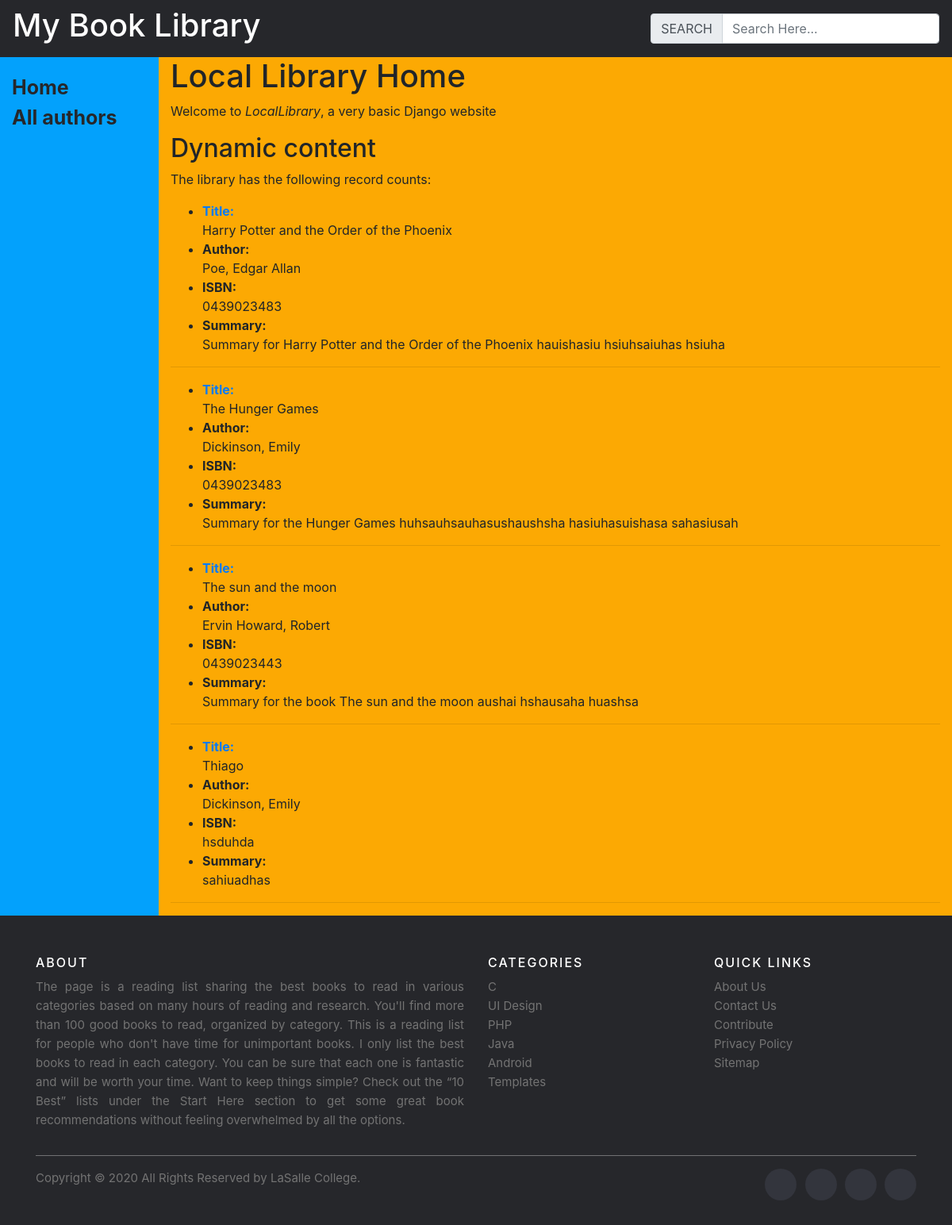
The page / on the database its author committed.
### mylibraray/models.py (models this page shows, shortened)
class Book(models.Model):
    title = models.CharField(max_length=200)
    author = models.ForeignKey(Author, on_delete=models.CASCADE)
    summary = models.TextField()
    isbn = models.CharField(max_length=13)
    genre = models.ManyToManyField(Genre)
    class Meta:
        ordering = ['title']

class Author(models.Model):
    firstName = models.CharField(max_length=200)
    lastName = models.CharField(max_length=200)
    birthDate = models.DateTimeField(default=timezone.now)
    def __str__(self) -> str:
        return self.lastName+ ', ' + self.firstName

### mylibraray/views.py (the view)
# urls.py: path('', views.home, name="book-home"),
def home(request):
    return render(request, 'mylibraray/index.html', {'books' : Book.objects.all() ,'title' : 'Home'})

### mylibraray/templates/mylibraray/index.html
{% extends "mylibraray/base_generic.html" %} {% block content %}
<h1>Local Library Home</h1>
<p>Welcome to <em>LocalLibrary</em>, a very basic Django website</p>
<h2>Dynamic content</h2>
<p>The library has the following record counts:</p>
{% for book in books %}
<ul>
  <li><strong><a href="bookDetails/{{book.id}}/">Title:</a></strong> <br />{{book.title}}</li>
  <li><strong>Author:</strong> <br />{{book.author}}</li>
  <li><strong>ISBN:</strong> <br />{{book.isbn}}</li>
  <li>
    <strong>Summary:</strong> <br />
    {{book.summary}}
  </li>
</ul>
<hr />
{% endfor %}
{% endblock %}

### mylibraray/templates/mylibraray/base_generic.html (shortened to what this page needs)
{% load static %}
<!DOCTYPE html>
<html lang="en">
<head>
    <link rel="stylesheet" href="https://cdn.jsdelivr.net/npm/bootstrap@4.5.3/dist/css/bootstrap.min.css">
  <link rel="stylesheet" type="text/css" href="{% static 'styles.css'%}" />
</head>
<body>
	<nav class="navbar navbar-light" style="background-color: #26272b; color:#fff;">
		<h1>My Book Library</h1>
		<form class="form-inline">
			<div class="input-group">
			  <div class="input-group-prepend">
				<span class="input-group-text" id="basic-addon1">SEARCH</span>
			  </div>
			  <input type="text" class="form-control" placeholder="Search Here..." aria-label="Username" aria-describedby="basic-addon1">
			</div>
		</form>
	</nav>
  <div class="container-fluid" style="background-color:#03a1fc;" id="nav-bar">
    <div class="row">
      <div class="col-sm-2">
      <ul class="sidebar-nav">
          <li><a href='{% url "book-home" %}'>Home</a></li>
          <li><a href='{% url "book-authors" %}'>All authors</a></li>
      </ul>
      </div>
      <div class="col-sm-10 " style="background-color:#fca903;" id="main-bar">
      {% block content %}{% endblock %}
      </div>
    </div>
  </div>
		<footer class="site-footer">
		  <div class="container">
			<div class="row">
			  <div class="col-sm-12 col-md-6">
				<h6>About</h6>
				<p class="text-justify">
					The page is a reading list sharing the best books to read in various categories based on many hours of reading and research. You'll find more than 100 good books to read, organized by category.
					This is a reading list for people who don't have time for unimportant books. I only list the best books to read in each category. You can be sure that each one is fantastic and will be worth your time.
					Want to keep things simple? Check out the “10 Best” lists under the Start Here section to get some great book recommendations without feeling overwhelmed by all the options.
				</p>
			  </div>
			  <div class="col-xs-6 col-md-3">
				<h6>Categories</h6>
				<ul class="footer-links">
				  <li><a href="http://scanfcode.com/category/c-language/">C</a></li>
				  <li><a href="http://scanfcode.com/category/front-end-development/">UI Design</a></li>
				  <li><a href="http://scanfcode.com/category/back-end-development/">PHP</a></li>
				  <li><a href="http://scanfcode.com/category/java-programming-language/">Java</a></li>
				  <li><a href="http://scanfcode.com/category/android/">Android</a></li>
				  <li><a href="http://scanfcode.com/category/templates/">Templates</a></li>
				</ul>
			  </div>
			  <div class="col-xs-6 col-md-3">
				<h6>Quick Links</h6>
				<ul class="footer-links">
				  <li><a href="http://scanfcode.com/about/">About Us</a></li>
				  <li><a href="http://scanfcode.com/contact/">Contact Us</a></li>
				  <li><a href="http://scanfcode.com/contribute-at-scanfcode/">Contribute</a></li>
				  <li><a href="http://scanfcode.com/privacy-policy/">Privacy Policy</a></li>
				  <li><a href="http://scanfcode.com/sitemap/">Sitemap</a></li>
				</ul>
			  </div>
			</div>
			<hr>
		  </div>
		  <div class="container">
			<div class="row">
			  <div class="col-md-8 col-sm-6 col-xs-12">
				<p class="copyright-text">Copyright &copy; 2020 All Rights Reserved by
			 <a href="#">LaSalle College</a>.
				</p>
			  </div>
			  <div class="col-md-4 col-sm-6 col-xs-12">
				<ul class="social-icons">
				  <li><a class="facebook" href="#"></a></li>
				  <li><a class="twitter" href="#"></a></li>
				  <li><a class="dribbble" href="#"></a></li>
				  <li><a class="linkedin" href="#"></a></li>
				</ul>
			  </div>
			</div>
		  </div>
	</footer>
</body>
</html>

### mylibraray/static/styles.css (style rules this page uses)
.sidebar-nav { margin-top: 20px; padding: 0; list-style: none; color:#fca903; }
.sidebar-nav a { color:#26272b; font-size:25px; font-weight:bold; text-decoration:none; }
.site-footer { background-color:#26272b; padding:45px 0 20px; font-size:15px; line-height:24px; color:#737373; }
.site-footer hr { border-top-color:#bbb; opacity:0.5 }
.site-footer h6 { color:#fff; font-size:16px; text-transform:uppercase; margin-top:5px; letter-spacing:2px }
.site-footer a { color:#737373; }
.footer-links { padding-left:0; list-style:none }
.footer-links li { display:block }
.footer-links a { color:#737373 }
.site-footer .social-icons { text-align:right }
.site-footer .social-icons a { width:40px; height:40px; line-height:40px; margin-left:6px; margin-right:0; border-radius:100%; background-color:#33353d }
.copyright-text { margin:0 }
.social-icons { padding-left:0; margin-bottom:0; list-style:none }
.social-icons li { display:inline-block; margin-bottom:4px }
.social-icons a { background-color:#eceeef; color:#818a91; font-size:16px; display:inline-block; line-height:44px; width:44px; height:44px; text-align:center; margin-right:8px; border-radius:100%; -webkit-transition:all .2s linear; -o-transition:all .2s linear; transition:all .2s linear }

### rows shown on the page
Book: title "Harry Potter and the Order of the Phoenix", author "Poe, Edgar Allan", isbn "0439023483", summary "Summary for Harry Potter and the Order of the Phoenix hauishasiu hsiuhsaiuhas hsiuha"
Book: title "The Hunger Games", author "Dickinson, Emily", isbn "0439023483", summary "Summary for the Hunger Games huhsauhsauhasushaushsha hasiuhasuishasa sahasiusah"
Book: title "The sun and the moon", author "Ervin Howard, Robert", isbn "0439023443", summary "Summary for the book The sun and the moon aushai hshausaha huashsa"
Book: title "Thiago", author "Dickinson, Emily", isbn "hsduhda", summary "sahiuadhas"
